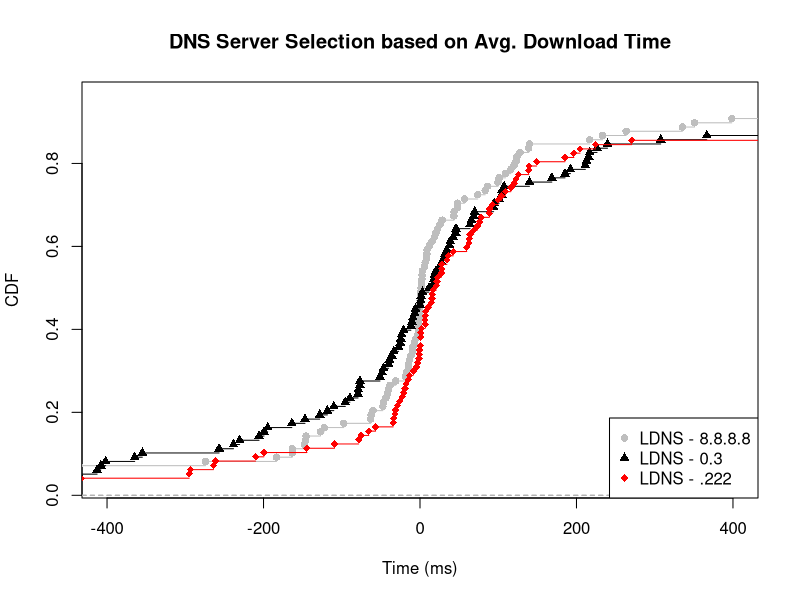

R code for this plot:
ldns_google <- c(0.5, 1.96759259259261, -122.325396825397, -5.33333333333333, 8.36111111111111, 2.83333333333331, 216.833333333333, -530.133333333333, 47.859649122807, -63, 525.666666666667, 139.833333333333, -818.4, 122.8, 3163.65, 0.666666666666664, 56.75, -0.909090909090909, -7.16666666666652, 99.6666666666667, 101.2, -274, -17.1944444444444, -147.9, 897.888888888889, -14.8333333333333, 20.4166666666667, -9.27777777777778, 25.5, 127.75, -62.5, -43.6666666666667, -435.888888888889, 120.333333333333, -1904.83333333333, -183.416666666667, -97.4166666666667, -9.15882352941176, 5.66666666666667, 471, -127.333333333333, -38.2638888888889, -13.3333333333333, 28.3333333333333, -46.3333333333333, 6.58333333333334, -163.166666666667, -2, -19842.4444444444, 1882.33333333333, 0.233333333333334, 263.5, 22.6666666666667, -795.25, 2631.75, 2095.64705882353, 398.5, 2.41666666666669, 83.3333333333333, -1630.44444444444, 2.67129629629628, 350.833333333333, 233.5, -11.6, -1.00641025641026, -1.58333333333334, -0.333333333333329, 9.05952380952381, 109.333333333333, -15, 1.35746606334842, -47.5, 18.3821428571429, 12.125, -60.1666666666667, 0, 335.333333333333, 47.8280423280423, -146.34965034965, 86.1666666666667, 43.3333333333333, 124, -2.39393939393938, -1.75, 73.8333333333333, 15.5, 139, 116.166666666667, 43.6666666666667, -31, -40.3333333333333, -41.8333333333333, -163.333333333333, -18.6, 8.8939393939394, 815.361111111111, 908.333333333333, -145.666666666667)

ldns_03 <- c(27.6666666666667, -436.407407407407, -401.769841269841, 31.6666666666667, -205.688888888889, -256.75, 239.666666666667, 216.833333333333, -76.75, -9.01535087719299, 69.8666666666667, 525.666666666667, 139.833333333333, -575.1, -480.866666666667, 5825.35, 18.3333333333333, 104.583333333333, 0.0909090909090908, -199.333333333333, -51.1666666666667, 101.2, -462.833333333333, -407.944444444444, -78.8166666666666, 192.305555555556, -24.5555555555556, 20.4166666666667, 38.5555555555556, 25.5, -48.4722222222222, -110.166666666667, 724.666666666667, 107.583333333333, 1315.33333333333, -89.5833333333334, -194.666666666667, -10.1, 65.6666666666667, 471, 168.5, 17.125, 307.666666666667, 42.4166666666667, -20.8333333333333, -5.91666666666666, 734.166666666667, 30.2777777777778, 873.583333333332, 226.25, -6.89166666666667, 596.833333333333, -36.25, 463.5, -412.666666666667, -492.352941176471, 5005.33333333333, -354.916666666667, 94.8333333333333, 533.75, -118.298941798942, 366.5, -238.333333333333, 215.5, -128.189743589744, 11.5, 68.6666666666667, -76.8571428571428, -39.1666666666667, -147, 1.41923076923077, 64, -33.3539682539683, 37.9583333333333, -95.4444444444444, 1, -364.666666666667, 3.13174603174605, -40.0980392156863, 46, 17.4166666666667, 211.333333333333, 581.333333333333, -11.6666666666667, 45.6666666666667, -79.1666666666667, -46.6666666666667, -163.833333333333, 185.333333333333, 212.833333333333, 34.3333333333333, 104.333333333333, -230.541666666667, -23.6, -25.2727272727273, 1536.61111111111, -27.3333333333333, 94.1111111111111)

ldns_222 <- c(-0.666666666666664, -14.9074074074074, -263.936507936508, -8.83333333333333, -17.9444444444445, -2.83333333333334, -210.083333333333, 15.75, -65.5, 6.58187134502924, 15.45, 42.4999999999999, -13.3333333333333, 818.4, 122.8, 5825.35, -1, 76.4166666666667, 1.09090909090909, 1552.66666666667, 99.6666666666667, -31.3, -199.5, 14.5555555555556, 224.433333333333, 1608.63888888889, 27.6666666666667, -1.5, -4.27777777777778, 1, 59.75, -31.8333333333334, 139.166666666667, 1315.33333333333, 78.0833333333334, -294.966666666667, -19.2666666666667, -75, -109.333333333333, -25.8333333333333, -22.7083333333333, 6.5, 36.3055555555556, 270.666666666667, 10.5833333333333, 62.3333333333333, 196.666666666667, -6713.41666666667, -433.166666666667, -20.85, 596.833333333333, 22.6666666666667, 831.166666666667, 2445.75, 149.063725490196, 5005.33333333333, 461.75, 73.3333333333333, 622.583333333333, -28.837037037037, 597, 125.666666666667, 0.300000000000011, -56.7564102564103, 16.4444444444444, 68.6666666666667, 6.91666666666666, 109.333333333333, 88.8333333333333, 1.66923076923077, 64, -909.111278195489, 27.8083333333333, -78.4666666666667, 1, 204.5, -34.1977225672878, 62.8186274509804, 120.333333333333, 21.75, -293.333333333333, -581.333333333333, -33.65, 21, 92.5, 139, 116.166666666667, 185.333333333333, -144.5, 34.3333333333333, 104.333333333333, 88.5694444444444, 27.3444444444444, 7.06060606060607, 638.194444444444, -261.166666666667, 665.944444444444)

ldns_google_val = ecdf(ldns_google)
ldns_03_val = ecdf(ldns_03)
ldns_222_val = ecdf(ldns_222)

plot(ldns_google_val, lty=1, col="grey", pch = 16, xlab="Time (ms)", ylab="CDF", main="DNS Server Selection based on Avg. Download Time", xlim=c(-400, 400))
lines(ldns_03_val, pch = 17, col = "black")
lines(ldns_222_val, pch = 18, col = "red")

legend("bottomright",  pch = c(16, 17, 18), legend=c("LDNS - 8.8.8.8", "LDNS - 0.3", "LDNS - .222"), col=c("grey", "black", "red"))
